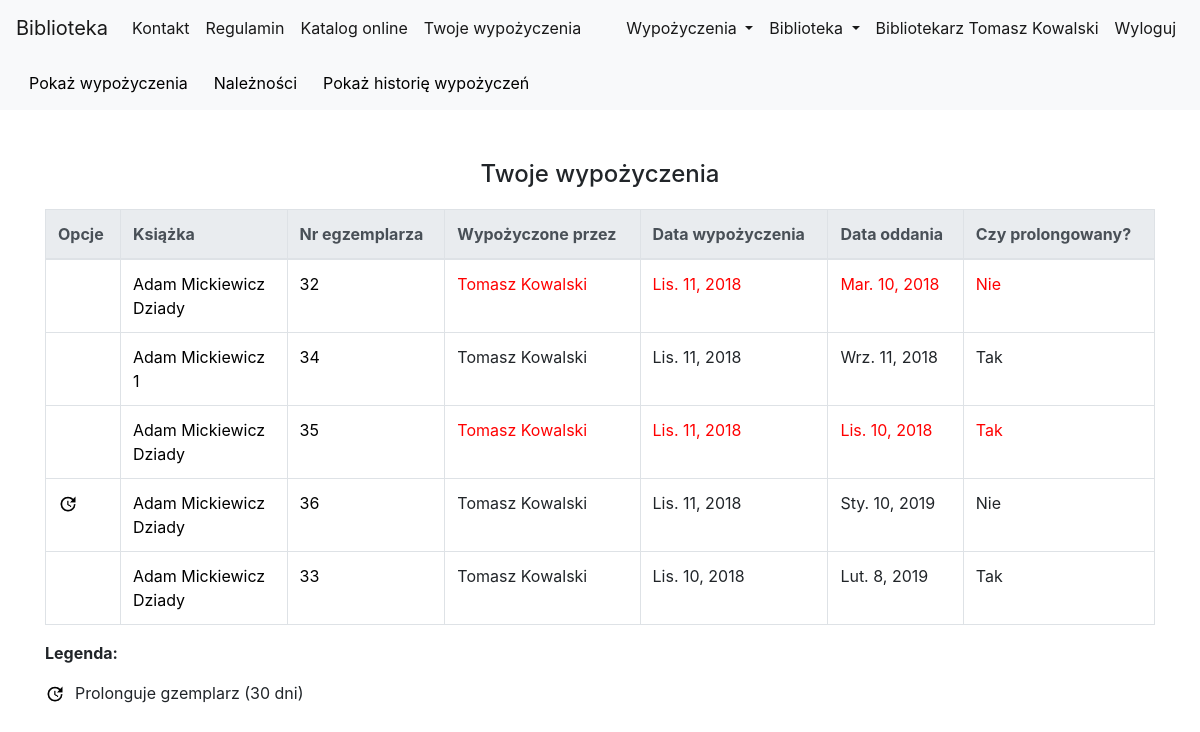
The app's page /library/my_borrow_list/ (signed in), older data.
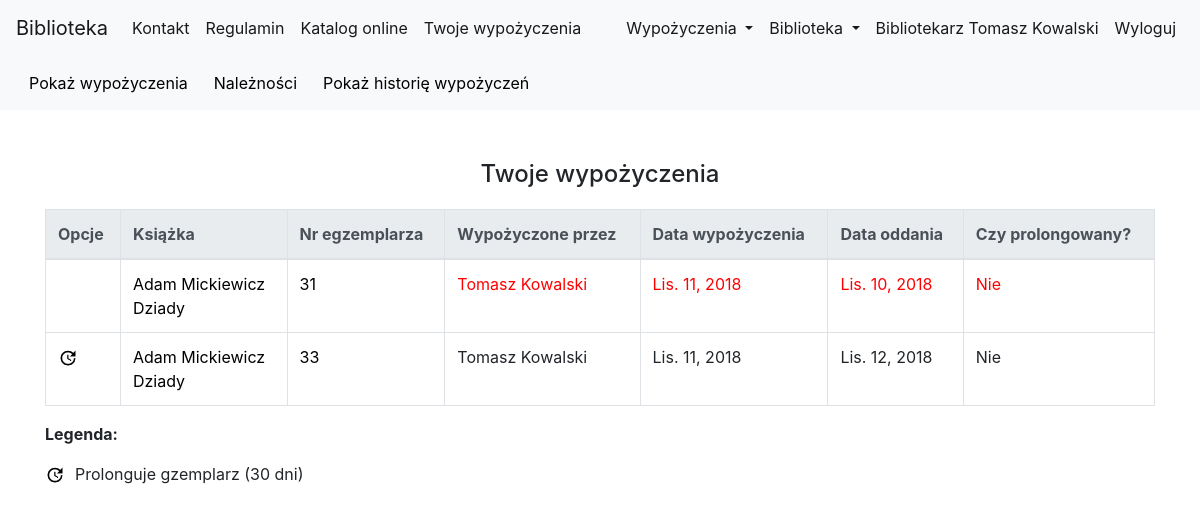
The same page, newer data.
### library_app/models.py (models this page shows, shortened)
class Borrow(models.Model):
    user = models.ForeignKey(User, verbose_name='Wypożycz dla')
    borrow_librarian = models.ForeignKey(User, related_name="borrow_librarian", verbose_name='Bibliotekarz wypożyczający')
    receive_librarian = models.ForeignKey(User, related_name="receive_librarian", null=True, blank=True, verbose_name='Bibliotekarz odbierający')
    book_copy_id = models.ForeignKey(BookCopy, related_name="borrow_bookcopy", verbose_name='Egzemplarz ksiązki')
    borrow_date = models.DateField(auto_now=True, verbose_name='Data wypożyczenia')
    receive_date = models.DateField(default=datetime.now()+timedelta(days=60), verbose_name='Data oddania')
    is_prolong = models.BooleanField(default=False, verbose_name="Czy prolongowana")
    is_date_exceeded = models.BooleanField(default=False, verbose_name="Czy data oddania przekroczona")

class Author(models.Model):
    first_name = models.CharField(max_length=200, verbose_name='Imię')
    last_name = models.CharField(max_length=200, verbose_name='Nazwisko')
    country = models.CharField(max_length=200, verbose_name='Kraj')
    biography = models.TextField(default='', blank=True, null=True, verbose_name='Biografia')
    birth_place = models.CharField(max_length=200, default='', blank=True, null=True, verbose_name='Miejsce urodzenia')
    image_url = models.URLField(default='', blank=True, null=True, verbose_name='Adres url portretu, zakończony rozszerzeniem')
    years_of_life = models.CharField(max_length=10, default='', blank=True, null=True, verbose_name='Lata życia')

class BookCopy(models.Model):
    book = models.ForeignKey(Book, related_name="bookcopies", verbose_name='Wybierz książkę') #teraz w templatce mozemy z poziomu klasy book odnosic sie do obiektow bookcopy, np {{book.bookcopies.count}} da liczbe kopii ksiazek ktore maja w polu book id danej ksiazki
    is_borrowed = models.BooleanField(default=False)

class Book(models.Model):
    authors = models.ManyToManyField(Author, related_name='book_authors', verbose_name='Autorzy')
    category = models.ForeignKey(Category, related_name='book_categories', verbose_name='Kategoria')
    publishing_house = models.ForeignKey(PublishingHouse, related_name='publishing_houses', verbose_name='Wydawnictwo')
    isbn = models.CharField(max_length=30, unique=True, verbose_name='Numer ISBN')
    title = models.CharField(max_length=200, verbose_name='Tytuł')
    description = models.TextField(blank=True, default='', verbose_name='Opis')
    publish_date = models.DateField(default=datetime.now, blank=True, verbose_name='Data publikacji')
    edition = models.PositiveIntegerField(default=1, verbose_name='Numer wydania')
    image_url = models.URLField(default='', blank=True, null=True, verbose_name='Adres url okładki zakończony rozszerzeniem obrazu')
    add_date = models.DateTimeField(auto_now=True)
    slug = models.SlugField(allow_unicode=True, unique=True)

### library_app/views.py (the view)
class MyBorrowListView(LoginRequiredMixin, generic.ListView):
    login_url = reverse_lazy('login')
    model = models.BorrowHistory
    context_object_name = "history_borrow_list" #human-understandable name of variable to access from templates
    paginate_by = 5
    template_name = "library_app/myborrowlist.html"
    def get_queryset(self):
        queryset = models.BorrowHistory.objects.filter(user=self.request.user)
        return queryset
    def get_context_data(self, **kwargs):
        context = super().get_context_data(**kwargs)
        borrows_with_exceeded_date = self.get_borrows_with_exceeded_date()
        context["current_borrow_list"] = models.Borrow.objects.filter(user=self.request.user).order_by("receive_date")
        context['borrows_with_exceeded_date'] = borrows_with_exceeded_date
        context['EXCEEDED_DATE_COST_PER_DAY'] = EXCEEDED_DATE_COST_PER_DAY
        context['receivables_cost'] = self.calc_receivables_for_borrows_with_exceeded_date(borrows_with_exceeded_date)
        return context
    def get_borrows_with_exceeded_date(self):
        return models.Borrow.objects.filter(user=self.request.user).filter(is_date_exceeded=True).order_by("receive_date")
    def get_days_between_borrow_date_and_today(self, borrow_date_param):
        borrow_date = datetime.strptime(str(borrow_date_param), "%Y-%m-%d")
        today_date = datetime.strptime(str(date.today()), "%Y-%m-%d")
        return abs((borrow_date - today_date).days)
    def calc_receivables_for_borrows_with_exceeded_date(self, borrows):
        result = 0.0
        for borrow in borrows:
            days = self.get_days_between_borrow_date_and_today(borrow.receive_date)
            result += days * EXCEEDED_DATE_COST_PER_DAY
        return result

### library_app/templatetags/custom_tags.py (called while the page is built)
@register.simple_tag(name='calc_receivable_for_bookcopy')
def calc_receivable_for_bookcopy(bookcopy_obj, cost_per_day):
    days_delta = get_days_between_borrow_date_and_today(bookcopy_obj.receive_date)
    return days_delta * cost_per_day

def get_days_between_borrow_date_and_today(borrow_date_param):
    borrow_date = datetime.strptime(str(borrow_date_param), "%Y-%m-%d")
    today_date = datetime.strptime(str(date.today()), "%Y-%m-%d")
    return abs((borrow_date - today_date).days)

@register.simple_tag(name='calc_bookcopy_receive_delay')
def calc_bookcopy_receive_delay(bookcopy_obj):
    return get_days_between_borrow_date_and_today(bookcopy_obj.receive_date)

### library_app/templates/library_app/myborrowlist.html (shortened to what this page needs)
{% extends "base.html" %}
{% load static %}
{% load custom_tags %}
{% block body_block %}
<nav class="navbar navbar-expand-lg navbar-light bg-light">
    <div id="navbarNavDropdown" class="navbar-collapse collapse">
        <ul class="navbar-nav mr-auto">
            <a class="btn" data-toggle="collapse" href="#collapse_current_borrow" role="button" aria-expanded="false" aria-controls="collapseExample">
                Pokaż wypożyczenia
            </a>
            <a class="btn" data-toggle="collapse" href="#collapse_receivables" role="button" aria-expanded="false" aria-controls="collapseExample">
                Należności
            </a>
            <a class="btn" data-toggle="collapse" href="#collapse_borrow_history" role="button" aria-expanded="false" aria-controls="collapseExample">
                Pokaż historię wypożyczeń
            </a>
        </ul>
    </div>
</nav>
<div class="container">
<div class="collapse show" id="collapse_current_borrow">
        {% if current_borrow_list.count is 0 %}
            <div class="page-title">
                <h4>Aktualnie nie wypożyczasz żadnej książki</h4>
            </div>
        {% else %}
            <div class="page-title">
                <h4>Twoje wypożyczenia</h4>
            </div>
            <table class="table table-bordered table-hover">
                <thead class="thead-light">
                    <tr>
                        <th scope="col">Opcje</th>
                        <th scope="col">Książka</th>
                        <th scope="col">Nr egzemplarza</th>
                        <th scope="col">Wypożyczone przez</th>
                        <th scope="col">Data wypożyczenia</th>
                        <th scope="col">Data oddania</th>
                        <th scope="col">Czy prolongowany?</th>
                    </tr>
                </thead>
                <tbody>
                    {% for borrow in current_borrow_list %}
                    {% if borrow.is_date_exceeded %}
                    <tr style="color:red">
                    {% else %}
                    <tr>
                    {% endif %}
                        <td>
                            {% if borrow.is_prolong == False and borrow.is_date_exceeded == False %}
                                <a href="{% url 'library_app:borrow_prolong' pk=borrow.pk %}"><img src="{% static 'website_icons/prolong_ico.png' %}" alt="Szczegóły" width="20" height="20"></a>
                            {% endif %}
                        </td>
                        <td>
                            {% for author in borrow.book_copy_id.book.authors.all %}
                                <a href="{% url 'library_app:author_detail' pk=author.pk %}">{{author.first_name}} {{author.last_name}}</a>
                                <br>
                            {% endfor %}
                            <a href="{% url 'library_app:book_detail' pk=borrow.book_copy_id.book.pk %}">{{borrow.book_copy_id.book.title}}</a>
                        </td>
                        <td><a href="{% url 'library_app:bookcopy_detail' pk=borrow.book_copy_id.pk %}">{{borrow.book_copy_id.id}}</a></td>
                        <td>{{borrow.borrow_librarian.get_full_name}}</td>
                        <td>{{borrow.borrow_date}}</td>
                        <td>{{borrow.receive_date}}</td>
                        <td>
                            {% if borrow.is_prolong %}
                                Tak
                            {% else %}
                                Nie
                            {% endif %}
                        </td>
                    </tr>
                    {% endfor %}
                </tbody>
            </table>
            <div class="table-legend">
                <p><b>Legenda:</b></p>
                <p><img src="{% static 'website_icons/prolong_ico.png' %}" alt="Szczegóły" width="20" height="20">Prolonguje gzemplarz (30 dni)</p>
            </div>
        {% endif %}
</div>
</div>
{% endblock %}

### templates/base.html (shortened to what this page needs)
<!DOCTYPE html>
{% load static %}
{% load custom_tags %}
<html lang="pl">
<head>
    <link rel="stylesheet" href="{% static '/bootstrap/css/bootstrap.min.css' %}">
    <link rel="stylesheet" href="{% static 'css/style.css' %}">
</head>
<body>
    <nav class="navbar navbar-expand-lg navbar-light bg-light">
        <a class="navbar-brand" href="{% url 'index' %}">Biblioteka</a>
        <div class="collapse navbar-collapse" id="navbarNavDropdown">
            <ul class="navbar-nav">
                <li class="nav-item active">
                    <a class="nav-link" href="{% url 'contact' %}">Kontakt</a>
                </li>
                <li class="nav-item active">
                    <a class="nav-link" href="{% url 'regulations' %}">Regulamin</a>
                </li>
                <li class="nav-item active">
                    <a class="nav-link" href="{% url 'library_app:book_list' %}">Katalog online</a>
                </li>
                {% if user.is_authenticated %}
                <li class="nav-item active">
                    <a class="nav-link" href="{% url 'library_app:my_borrow_list' %}">Twoje wypożyczenia</a>
                </li>
                {% endif %}
            </ul>
            <ul class="nav navbar-nav ml-auto">
                {% if user.is_authenticated and user.is_superuser %}
                    <li class="nav-item dropdown active">
                        <a class="nav-link dropdown-toggle" href="#" id="BorrowBook" data-toggle="dropdown" aria-haspopup="true"
                            aria-expanded="false">
                            Wypożyczenia
                        </a>
                    </li>
                    <li class="nav-item dropdown active">
                        <a class="nav-link dropdown-toggle" href="#" id="ManageLibrary" data-toggle="dropdown" aria-haspopup="true"
                            aria-expanded="false">
                            Biblioteka
                        </a>
                    </li>
                    <li class="nav-item active">
                        <a class="nav-link">Bibliotekarz {{user.first_name}} {{user.last_name}}</a>
                    </li>
                    <li class="nav-item active">
                        <a class="nav-link" href="{% url 'accounts:logout' %}">Wyloguj</a>
                    </li>
                {% endif %}
            </ul>
        </div>
    </nav>
         {% block body_block %}{% endblock %}
</body>
</html>

### static/css/style.css (style rules this page uses)
.page-title { margin-top: 20px; margin-bottom: 20px; text-align: center; }
ul { list-style: none; }
a { text-decoration: none; color: black; }
.table-legend { margin-bottom: 50px; }
.table-legend img { margin-right: 10px; }
#collapse_current_borrow { margin-top: 50px; margin-bottom: 50px; }

Row changes from the older to the newer data that the page shows:
removed Borrow: book_copy_id.book "Dziady", book_copy_id.id "32", borrow_librarian.get_full_name "Tomasz Kowalski", borrow_date "Lis. 11, 2018", receive_date "Mar. 10, 2018", is_prolong "Nie", Author (first_name "Adam", last_name "Mickiewicz")
removed Borrow: book_copy_id.book "1", book_copy_id.id "34", borrow_librarian.get_full_name "Tomasz Kowalski", borrow_date "Lis. 11, 2018", receive_date "Wrz. 11, 2018", is_prolong "Tak", Author (first_name "Adam", last_name "Mickiewicz")
removed Borrow: book_copy_id.book "Dziady", book_copy_id.id "35", borrow_librarian.get_full_name "Tomasz Kowalski", borrow_date "Lis. 11, 2018", receive_date "Lis. 10, 2018", is_prolong "Tak", Author (first_name "Adam", last_name "Mickiewicz")
removed Borrow: is_prolong False (drawn), book_copy_id.book "Dziady", book_copy_id.id "36", borrow_librarian.get_full_name "Tomasz Kowalski", borrow_date "Lis. 11, 2018", receive_date "Sty. 10, 2019", Author (first_name "Adam", last_name "Mickiewicz")
removed Borrow: book_copy_id.book "Dziady", book_copy_id.id "33", borrow_librarian.get_full_name "Tomasz Kowalski", borrow_date "Lis. 10, 2018", receive_date "Lut. 8, 2019", is_prolong "Tak", Author (first_name "Adam", last_name "Mickiewicz")
added Borrow: book_copy_id.book "Dziady", book_copy_id.id "31", borrow_librarian.get_full_name "Tomasz Kowalski", borrow_date "Lis. 11, 2018", receive_date "Lis. 10, 2018", is_prolong "Nie", Author (first_name "Adam", last_name "Mickiewicz")
added Borrow: is_prolong False (drawn), book_copy_id.book "Dziady", book_copy_id.id "33", borrow_librarian.get_full_name "Tomasz Kowalski", borrow_date "Lis. 11, 2018", receive_date "Lis. 12, 2018", Author (first_name "Adam", last_name "Mickiewicz")
